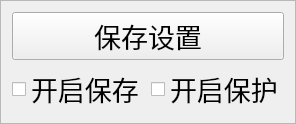
                      <widget class="QFrame" name="frame_97">
                       <property name="frameShape">
                        <enum>QFrame::Shape::StyledPanel</enum>
                       </property>
                       <property name="frameShadow">
                        <enum>QFrame::Shadow::Raised</enum>
                       </property>
                       <layout class="QGridLayout" name="gridLayout_111">
                         <item row="0" column="0" colspan="2">
                          <widget class="QPushButton" name="btn_set_save_set">
                          <property name="font">
                           <font>
                            <pointsize>20</pointsize>
                           </font>
                          </property>
                          <property name="text">
                           <string>保存设置</string>
                          </property>
                         </widget>
                        </item>
                        <item row="1" column="1">
                         <widget class="QCheckBox" name="set_protect_key">
                          <property name="font">
                           <font>
                            <pointsize>20</pointsize>
                           </font>
                          </property>
                          <property name="text">
                           <string>开启保护</string>
                          </property>
                         </widget>
                        </item>
                        <item row="1" column="0">
                         <widget class="QCheckBox" name="set_save_key">
                          <property name="font">
                           <font>
                            <pointsize>20</pointsize>
                           </font>
                          </property>
                          <property name="text">
                           <string>开启保存</string>
                          </property>
                         </widget>
                        </item>
                       </layout>
                      </widget>
